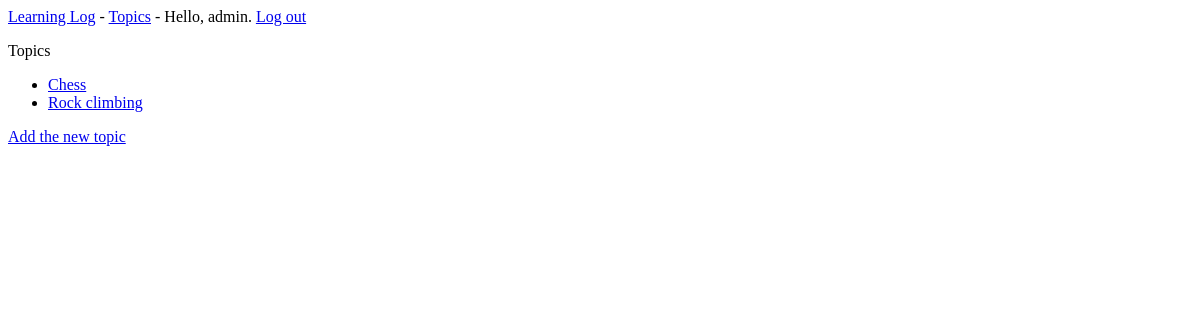
The page /topics/ (signed in) on the database as committed earlier.
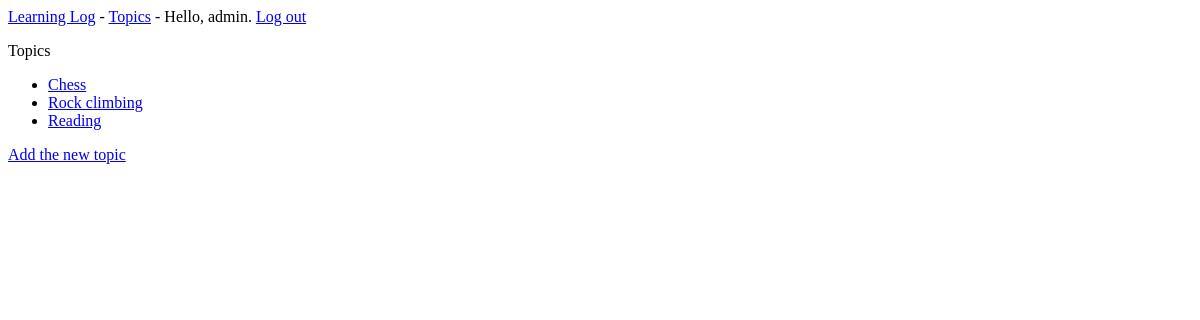
The same page on the database as committed later.
### learning_log/models.py (models this page shows)
class Topic(models.Model):
    text = models.CharField(max_length=200)
    date_added = models.DateTimeField(auto_now_add=True)
    owner = models.ForeignKey(User, on_delete=models.CASCADE)
    def __str__(self):
        return self.text

### learning_log/views.py (the view)
# urls.py: path('topics/', views.topics, name = 'topics'),
@login_required
def topics(request):
    topics = Topic.objects.filter(owner=request.user).order_by('date_added')
    context = {'topics': topics}
    return render(request, 'learning_log/topics.html', context)

### learning_log/templates/learning_log/topics.html
{% extends "learning_log/base.html" %}
{% block content %}
    <p>Topics</p>
    <ul>
        {% for topic in topics %}
            <li>
                <a href="{% url 'learning_log:topic' topic.id %}">{{ topic }}</a>
            </li>
        {% empty %}
            <li>No topics have been added yet.</li>
        {% endfor %}
    </ul>
    <a href="{% url 'learning_log:new_topic' %}">Add the new topic</a>
{% endblock content %}

Rows that differ between the two databases and show on the page:
added Topic: text "Reading"
